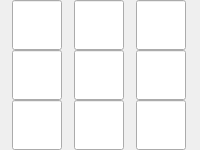
       <widget class="QWidget" name="widget_C1" native="true">
        <property name="sizePolicy">
         <sizepolicy hsizetype="Fixed" vsizetype="Fixed">
          <horstretch>0</horstretch>
          <verstretch>0</verstretch>
         </sizepolicy>
        </property>
        <property name="font">
         <font>
          <pointsize>20</pointsize>
         </font>
        </property>
        <property name="layoutDirection">
         <enum>Qt::LeftToRight</enum>
        </property>
        <layout class="QGridLayout" name="gridLayout_7">
         <property name="leftMargin">
          <number>0</number>
         </property>
         <property name="topMargin">
          <number>0</number>
         </property>
         <property name="rightMargin">
          <number>0</number>
         </property>
         <property name="bottomMargin">
          <number>0</number>
         </property>
         <property name="spacing">
          <number>0</number>
         </property>
         <item row="0" column="0">
          <widget class="QLineEdit" name="G1">
           <property name="sizePolicy">
            <sizepolicy hsizetype="Fixed" vsizetype="Fixed">
             <horstretch>0</horstretch>
             <verstretch>0</verstretch>
            </sizepolicy>
           </property>
           <property name="minimumSize">
            <size>
             <width>50</width>
             <height>50</height>
            </size>
           </property>
           <property name="maximumSize">
            <size>
             <width>50</width>
             <height>50</height>
            </size>
           </property>
           <property name="font">
            <font>
             <pointsize>20</pointsize>
            </font>
           </property>
           <property name="layoutDirection">
            <enum>Qt::LeftToRight</enum>
           </property>
           <property name="alignment">
            <set>Qt::AlignCenter</set>
           </property>
          </widget>
         </item>
         <item row="0" column="2">
          <widget class="QLineEdit" name="I1">
           <property name="sizePolicy">
            <sizepolicy hsizetype="Fixed" vsizetype="Fixed">
             <horstretch>0</horstretch>
             <verstretch>0</verstretch>
            </sizepolicy>
           </property>
           <property name="minimumSize">
            <size>
             <width>50</width>
             <height>50</height>
            </size>
           </property>
           <property name="maximumSize">
            <size>
             <width>50</width>
             <height>50</height>
            </size>
           </property>
           <property name="font">
            <font>
             <pointsize>20</pointsize>
            </font>
           </property>
           <property name="layoutDirection">
            <enum>Qt::LeftToRight</enum>
           </property>
           <property name="text">
            <string/>
           </property>
           <property name="alignment">
            <set>Qt::AlignCenter</set>
           </property>
          </widget>
         </item>
         <item row="1" column="0">
          <widget class="QLineEdit" name="G2">
           <property name="sizePolicy">
            <sizepolicy hsizetype="Fixed" vsizetype="Fixed">
             <horstretch>0</horstretch>
             <verstretch>0</verstretch>
            </sizepolicy>
           </property>
           <property name="minimumSize">
            <size>
             <width>50</width>
             <height>50</height>
            </size>
           </property>
           <property name="maximumSize">
            <size>
             <width>50</width>
             <height>50</height>
            </size>
           </property>
           <property name="font">
            <font>
             <pointsize>20</pointsize>
            </font>
           </property>
           <property name="layoutDirection">
            <enum>Qt::LeftToRight</enum>
           </property>
           <property name="alignment">
            <set>Qt::AlignCenter</set>
           </property>
          </widget>
         </item>
         <item row="0" column="1">
          <widget class="QLineEdit" name="H1">
           <property name="sizePolicy">
            <sizepolicy hsizetype="Fixed" vsizetype="Fixed">
             <horstretch>0</horstretch>
             <verstretch>0</verstretch>
            </sizepolicy>
           </property>
           <property name="minimumSize">
            <size>
             <width>50</width>
             <height>50</height>
            </size>
           </property>
           <property name="maximumSize">
            <size>
             <width>50</width>
             <height>50</height>
            </size>
           </property>
           <property name="font">
            <font>
             <pointsize>20</pointsize>
            </font>
           </property>
           <property name="layoutDirection">
            <enum>Qt::LeftToRight</enum>
           </property>
           <property name="alignment">
            <set>Qt::AlignCenter</set>
           </property>
          </widget>
         </item>
         <item row="2" column="0">
          <widget class="QLineEdit" name="G3">
           <property name="sizePolicy">
            <sizepolicy hsizetype="Fixed" vsizetype="Fixed">
             <horstretch>0</horstretch>
             <verstretch>0</verstretch>
            </sizepolicy>
           </property>
           <property name="minimumSize">
            <size>
             <width>50</width>
             <height>50</height>
            </size>
           </property>
           <property name="maximumSize">
            <size>
             <width>50</width>
             <height>50</height>
            </size>
           </property>
           <property name="font">
            <font>
             <pointsize>20</pointsize>
            </font>
           </property>
           <property name="layoutDirection">
            <enum>Qt::LeftToRight</enum>
           </property>
           <property name="text">
            <string/>
           </property>
           <property name="alignment">
            <set>Qt::AlignCenter</set>
           </property>
          </widget>
         </item>
         <item row="1" column="1">
          <widget class="QLineEdit" name="H2">
           <property name="sizePolicy">
            <sizepolicy hsizetype="Fixed" vsizetype="Fixed">
             <horstretch>0</horstretch>
             <verstretch>0</verstretch>
            </sizepolicy>
           </property>
           <property name="minimumSize">
            <size>
             <width>50</width>
             <height>50</height>
            </size>
           </property>
           <property name="maximumSize">
            <size>
             <width>50</width>
             <height>50</height>
            </size>
           </property>
           <property name="font">
            <font>
             <pointsize>20</pointsize>
            </font>
           </property>
           <property name="layoutDirection">
            <enum>Qt::LeftToRight</enum>
           </property>
           <property name="alignment">
            <set>Qt::AlignCenter</set>
           </property>
          </widget>
         </item>
         <item row="2" column="1">
          <widget class="QLineEdit" name="H3">
           <property name="sizePolicy">
            <sizepolicy hsizetype="Fixed" vsizetype="Fixed">
             <horstretch>0</horstretch>
             <verstretch>0</verstretch>
            </sizepolicy>
           </property>
           <property name="minimumSize">
            <size>
             <width>50</width>
             <height>50</height>
            </size>
           </property>
           <property name="maximumSize">
            <size>
             <width>50</width>
             <height>50</height>
            </size>
           </property>
           <property name="font">
            <font>
             <pointsize>20</pointsize>
            </font>
           </property>
           <property name="layoutDirection">
            <enum>Qt::LeftToRight</enum>
           </property>
           <property name="alignment">
            <set>Qt::AlignCenter</set>
           </property>
          </widget>
         </item>
         <item row="1" column="2">
          <widget class="QLineEdit" name="I2">
           <property name="sizePolicy">
            <sizepolicy hsizetype="Fixed" vsizetype="Fixed">
             <horstretch>0</horstretch>
             <verstretch>0</verstretch>
            </sizepolicy>
           </property>
           <property name="minimumSize">
            <size>
             <width>50</width>
             <height>50</height>
            </size>
           </property>
           <property name="maximumSize">
            <size>
             <width>50</width>
             <height>50</height>
            </size>
           </property>
           <property name="font">
            <font>
             <pointsize>20</pointsize>
            </font>
           </property>
           <property name="layoutDirection">
            <enum>Qt::LeftToRight</enum>
           </property>
           <property name="text">
            <string/>
           </property>
           <property name="alignment">
            <set>Qt::AlignCenter</set>
           </property>
          </widget>
         </item>
         <item row="2" column="2">
          <widget class="QLineEdit" name="I3">
           <property name="sizePolicy">
            <sizepolicy hsizetype="Fixed" vsizetype="Fixed">
             <horstretch>0</horstretch>
             <verstretch>0</verstretch>
            </sizepolicy>
           </property>
           <property name="minimumSize">
            <size>
             <width>50</width>
             <height>50</height>
            </size>
           </property>
           <property name="maximumSize">
            <size>
             <width>50</width>
             <height>50</height>
            </size>
           </property>
           <property name="font">
            <font>
             <pointsize>20</pointsize>
            </font>
           </property>
           <property name="layoutDirection">
            <enum>Qt::LeftToRight</enum>
           </property>
           <property name="alignment">
            <set>Qt::AlignCenter</set>
           </property>
          </widget>
         </item>
        </layout>
       </widget>
